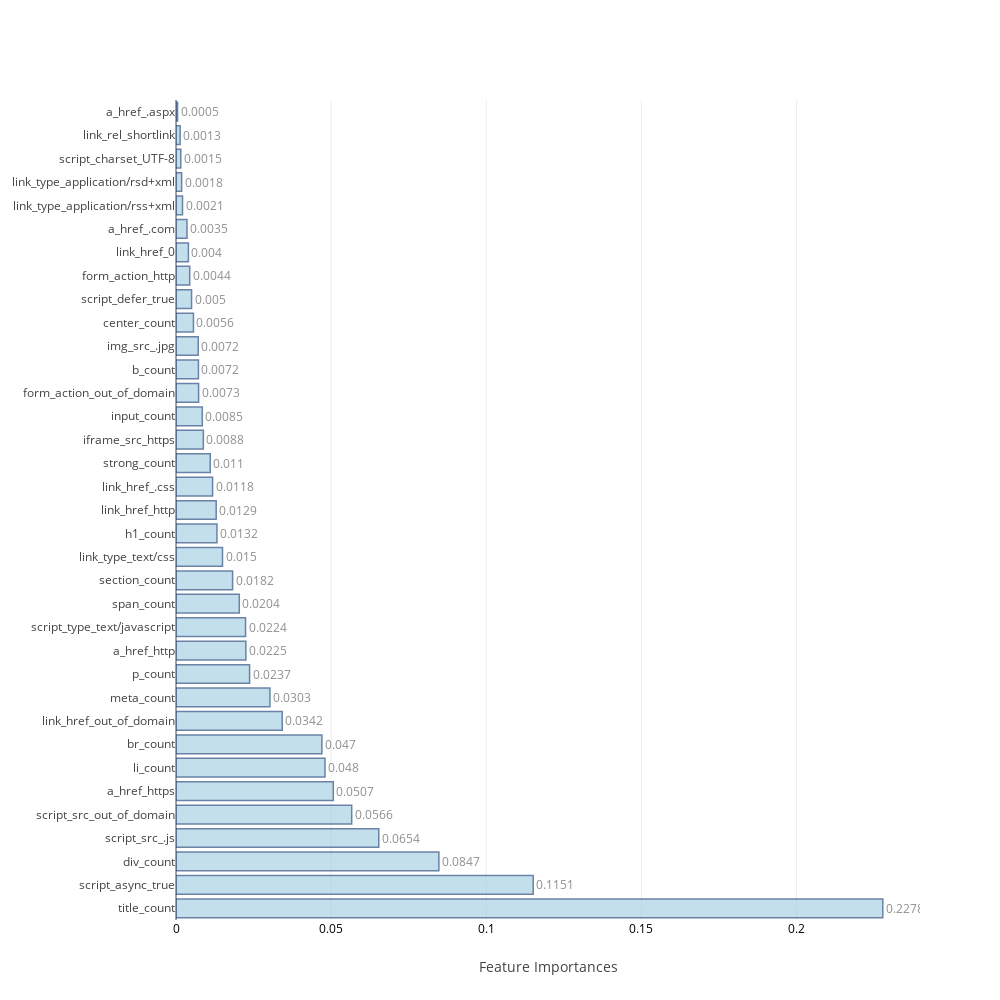
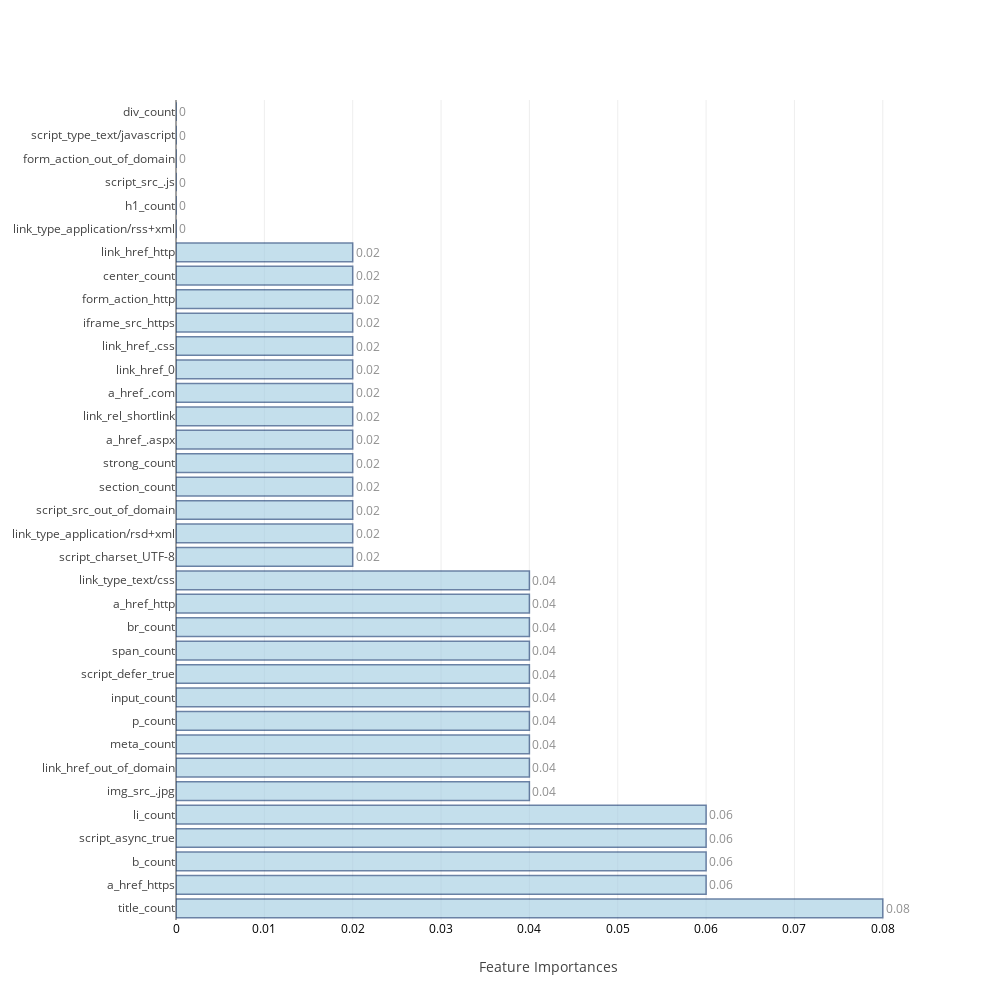
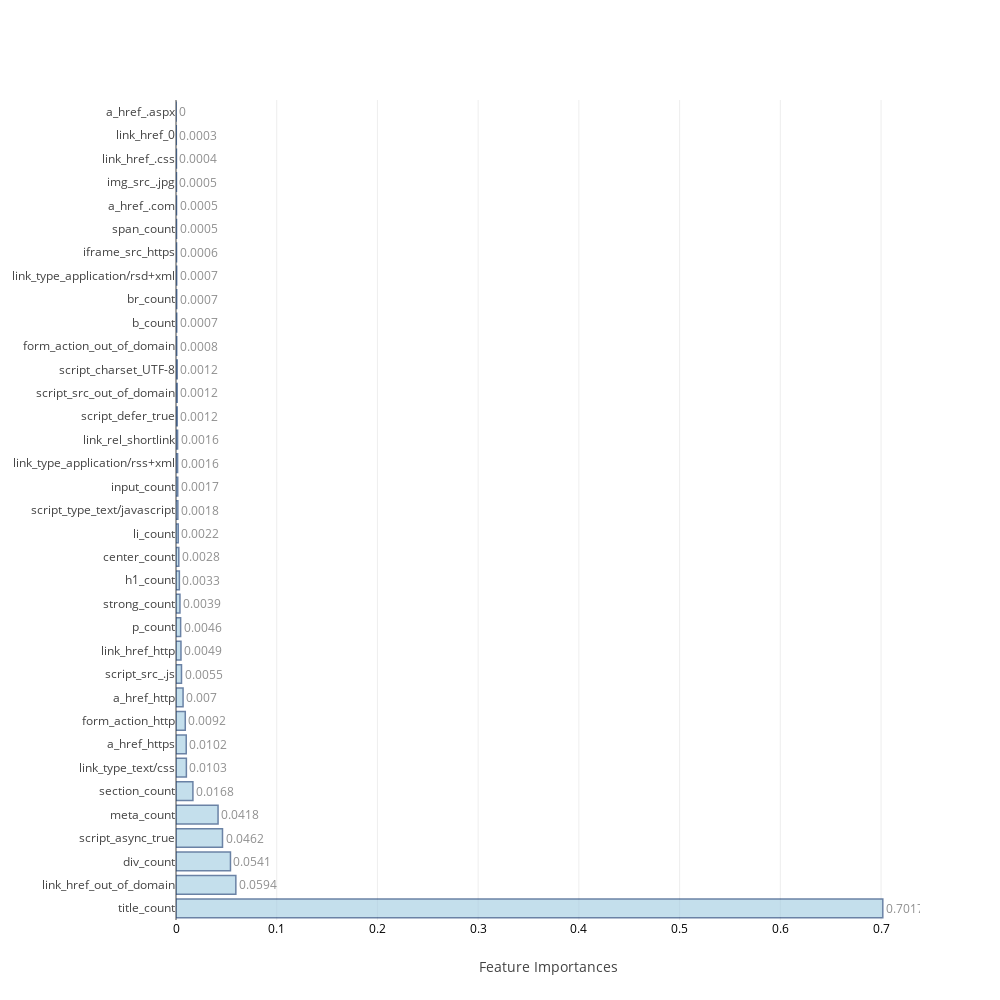
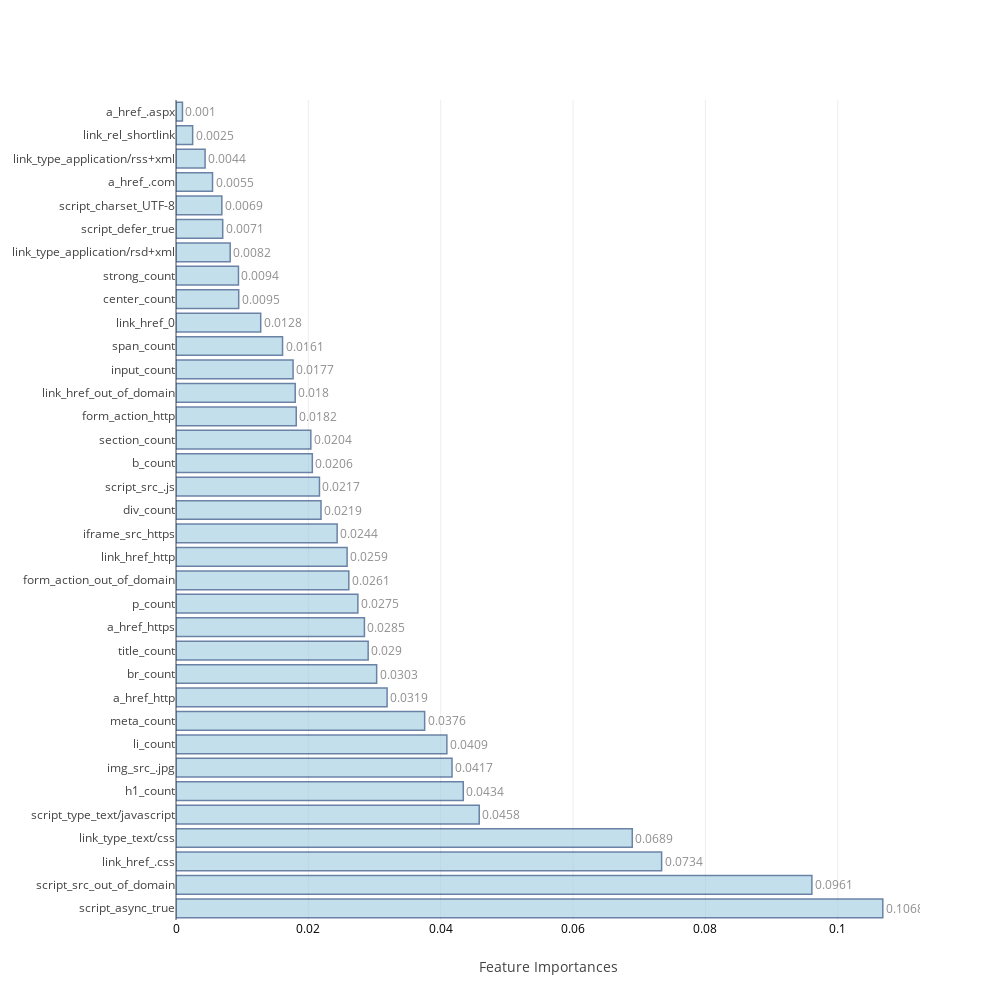

Source (notebook cell) for these figures, in order:
### Code cell
ind_columns=['KNeighborsClassifier','LogisticRegression','RandomForestClassifier','AdaBoostClassifier',
             'GradientBoostingClassifier','ExtraTreeClassifier','BaggingClassifier','Neural Network-1']

f=[KNN_model,Logistic_model,RandomForest,AdaBoost,GradientBoosting, ExtraTree,Bagging,DeepLearning1]

## Table to store training and test measures
table_80_50_train=pd.DataFrame(columns=['accuracy','TP','TN','FP','FN','FPR','FNR'])
table_80_50_test=pd.DataFrame(columns=['accuracy','TP','TN','FP','FN','FPR','FNR','auc','MCC'])

feat_imp=[None]*4
j=0
for i in range(0,8):
    if i>=2 and i<=5:
        model,cm_train,cm_test,acc_train,acc_test,roc_auc,feat_imp[j],mcc=f[i](scaled_X_train,train_Y,scaled_X_test,test_Y,columns)
        j=j+1
    else:
        model,cm_train,cm_test,acc_train,acc_test,roc_auc,mcc=f[i](scaled_X_train,train_Y,scaled_X_test,test_Y)
    table_80_50_train.loc[i]=   ([acc_train,cm_train.TP,cm_train.TN,cm_train.FP,cm_train.FN,cm_train.FPR,cm_train.FNR])
    table_80_50_test.loc[i] =   ([acc_test ,cm_test.TP, cm_test.TN, cm_test.FP, cm_test.FN, cm_test.FPR, cm_test.FNR,roc_auc,mcc])
    print("\n")

### Figure 1 — Plotly figure (JSON) as saved in the notebook; plotly's stock layout.template omitted (floating-point values rounded to 4 significant figures)
{"data": [{"marker": {"color": "rgb(158,202,225)", "line": {"color": "rgb(8,48,107)", "width": 1.5}}, "opacity": 0.6, "orientation": "h", "text": [0.2278, 0.1151, 0.0847, 0.0654, 0.0566, 0.0507, 0.048, 0.047, 0.0342, 0.0303, 0.0237, 0.0225, 0.0224, 0.0204, 0.0182, 0.015, 0.0132, 0.0129, 0.0118, 0.011, 0.0088, 0.0085, 0.0073, 0.0072, 0.0072, 0.0056, 0.005, 0.0044, 0.004, 0.0035, 0.0021, 0.0018, 0.0015, 0.0013, 0.0005], "textposition": "outside", "type": "bar", "uid": "1d139229-58cc-4e75-b150-4d21660e5bf3", "x": [0.2278, 0.1151, 0.08472, 0.06535, 0.05663, 0.0507, 0.04801, 0.04702, 0.03424, 0.03028, 0.02371, 0.02252, 0.02242, 0.0204, 0.01824, 0.01499, 0.01319, 0.01295, 0.01179, 0.01103, 0.008815, 0.008472, 0.007285, 0.007233, 0.007167, 0.005629, 0.005014, 0.004415, 0.003996, 0.003537, 0.0021, 0.001823, 0.001541, 0.001327, 0.0005084], "y": ["title_count", "script_async_true", "div_count", "script_src_.js", "script_src_out_of_domain", "a_href_https", "li_count", "br_count", "link_href_out_of_domain", "meta_count", "p_count", "a_href_http", "script_type_text/javascript", "span_count", "section_count", "link_type_text/css", "h1_count", "link_href_http", "link_href_.css", "strong_count", "iframe_src_https", "input_count", "form_action_out_of_domain", "b_count", "img_src_.jpg", "center_count", "script_defer_true", "form_action_http", "link_href_0", "a_href_.com", "link_type_application/rss+xml", "link_type_application/rsd+xml", "script_charset_UTF-8", "link_rel_shortlink", "a_href_.aspx"]}], "layout": {"autosize": false, "height": 1000, "width": 1000, "xaxis": {"tickfont": {"color": "black", "size": 12}, "title": "Feature Importances"}, "yaxis": {"automargin": true}}}

### Figure 2 — Plotly figure (JSON) as saved in the notebook; plotly's stock layout.template omitted (floating-point values rounded to 4 significant figures)
{"data": [{"marker": {"color": "rgb(158,202,225)", "line": {"color": "rgb(8,48,107)", "width": 1.5}}, "opacity": 0.6, "orientation": "h", "text": [0.08, 0.06, 0.06, 0.06, 0.06, 0.04, 0.04, 0.04, 0.04, 0.04, 0.04, 0.04, 0.04, 0.04, 0.04, 0.02, 0.02, 0.02, 0.02, 0.02, 0.02, 0.02, 0.02, 0.02, 0.02, 0.02, 0.02, 0.02, 0.02, 0, 0, 0, 0, 0, 0], "textposition": "outside", "type": "bar", "uid": "b65a3790-e656-440b-a58d-1e6fbefab88c", "x": [0.08, 0.06, 0.06, 0.06, 0.06, 0.04, 0.04, 0.04, 0.04, 0.04, 0.04, 0.04, 0.04, 0.04, 0.04, 0.02, 0.02, 0.02, 0.02, 0.02, 0.02, 0.02, 0.02, 0.02, 0.02, 0.02, 0.02, 0.02, 0.02, 0, 0, 0, 0, 0, 0], "y": ["title_count", "a_href_https", "b_count", "script_async_true", "li_count", "img_src_.jpg", "link_href_out_of_domain", "meta_count", "p_count", "input_count", "script_defer_true", "span_count", "br_count", "a_href_http", "link_type_text/css", "script_charset_UTF-8", "link_type_application/rsd+xml", "script_src_out_of_domain", "section_count", "strong_count", "a_href_.aspx", "link_rel_shortlink", "a_href_.com", "link_href_0", "link_href_.css", "iframe_src_https", "form_action_http", "center_count", "link_href_http", "link_type_application/rss+xml", "h1_count", "script_src_.js", "form_action_out_of_domain", "script_type_text/javascript", "div_count"]}], "layout": {"autosize": false, "height": 1000, "width": 1000, "xaxis": {"tickfont": {"color": "black", "size": 12}, "title": "Feature Importances"}, "yaxis": {"automargin": true}}}

### Figure 3 — Plotly figure (JSON) as saved in the notebook; plotly's stock layout.template omitted (floating-point values rounded to 4 significant figures)
{"data": [{"marker": {"color": "rgb(158,202,225)", "line": {"color": "rgb(8,48,107)", "width": 1.5}}, "opacity": 0.6, "orientation": "h", "text": [0.7017, 0.0594, 0.0541, 0.0462, 0.0418, 0.0168, 0.0103, 0.0102, 0.0092, 0.007, 0.0055, 0.0049, 0.0046, 0.0039, 0.0033, 0.0028, 0.0022, 0.0018, 0.0017, 0.0016, 0.0016, 0.0012, 0.0012, 0.0012, 0.0008, 0.0007, 0.0007, 0.0007, 0.0006, 0.0005, 0.0005, 0.0005, 0.0004, 0.0003, 0], "textposition": "outside", "type": "bar", "uid": "ee2f0607-aeab-43e9-97e6-1b5c0c1d75c5", "x": [0.7017, 0.05941, 0.05408, 0.04617, 0.04176, 0.01679, 0.0103, 0.01015, 0.009205, 0.007017, 0.005459, 0.00493, 0.004597, 0.003931, 0.003336, 0.002778, 0.002206, 0.001847, 0.001736, 0.001603, 0.001581, 0.001218, 0.001191, 0.00119, 0.0007523, 0.0007335, 0.0007106, 0.0006994, 0.0005664, 0.0005478, 0.000524, 0.0004643, 0.0004474, 0.0003008, 4.695e-05], "y": ["title_count", "link_href_out_of_domain", "div_count", "script_async_true", "meta_count", "section_count", "link_type_text/css", "a_href_https", "form_action_http", "a_href_http", "script_src_.js", "link_href_http", "p_count", "strong_count", "h1_count", "center_count", "li_count", "script_type_text/javascript", "input_count", "link_type_application/rss+xml", "link_rel_shortlink", "script_defer_true", "script_src_out_of_domain", "script_charset_UTF-8", "form_action_out_of_domain", "b_count", "br_count", "link_type_application/rsd+xml", "iframe_src_https", "span_count", "a_href_.com", "img_src_.jpg", "link_href_.css", "link_href_0", "a_href_.aspx"]}], "layout": {"autosize": false, "height": 1000, "width": 1000, "xaxis": {"tickfont": {"color": "black", "size": 12}, "title": "Feature Importances"}, "yaxis": {"automargin": true}}}

### Figure 4 — Plotly figure (JSON) as saved in the notebook; plotly's stock layout.template omitted (floating-point values rounded to 4 significant figures)
{"data": [{"marker": {"color": "rgb(158,202,225)", "line": {"color": "rgb(8,48,107)", "width": 1.5}}, "opacity": 0.6, "orientation": "h", "text": [0.1068, 0.0961, 0.0734, 0.0689, 0.0458, 0.0434, 0.0417, 0.0409, 0.0376, 0.0319, 0.0303, 0.029, 0.0285, 0.0275, 0.0261, 0.0259, 0.0244, 0.0219, 0.0217, 0.0206, 0.0204, 0.0182, 0.018, 0.0177, 0.0161, 0.0128, 0.0095, 0.0094, 0.0082, 0.0071, 0.0069, 0.0055, 0.0044, 0.0025, 0.001], "textposition": "outside", "type": "bar", "uid": "afd9f9ef-b825-4ca8-ab36-2566fc77da7d", "x": [0.1068, 0.09608, 0.07338, 0.06895, 0.04582, 0.04341, 0.04171, 0.04093, 0.03757, 0.0319, 0.03032, 0.02904, 0.02847, 0.02748, 0.02611, 0.02585, 0.02435, 0.02191, 0.02168, 0.0206, 0.02037, 0.01817, 0.01801, 0.01769, 0.0161, 0.0128, 0.009474, 0.00944, 0.008185, 0.007058, 0.006927, 0.00552, 0.004394, 0.002517, 0.0009741], "y": ["script_async_true", "script_src_out_of_domain", "link_href_.css", "link_type_text/css", "script_type_text/javascript", "h1_count", "img_src_.jpg", "li_count", "meta_count", "a_href_http", "br_count", "title_count", "a_href_https", "p_count", "form_action_out_of_domain", "link_href_http", "iframe_src_https", "div_count", "script_src_.js", "b_count", "section_count", "form_action_http", "link_href_out_of_domain", "input_count", "span_count", "link_href_0", "center_count", "strong_count", "link_type_application/rsd+xml", "script_defer_true", "script_charset_UTF-8", "a_href_.com", "link_type_application/rss+xml", "link_rel_shortlink", "a_href_.aspx"]}], "layout": {"autosize": false, "height": 1000, "width": 1000, "xaxis": {"tickfont": {"color": "black", "size": 12}, "title": "Feature Importances"}, "yaxis": {"automargin": true}}}
